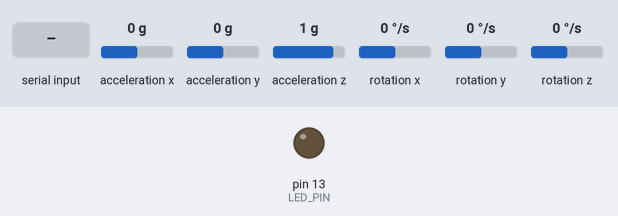
Bench run of a sketch on a simulated Arduino Uno, built with avr-gcc and run on an emulated ATmega328P. On the bench: output pins drawn as LEDs (lit = HIGH). Inputs (shaded band) come from the test bench; at power-on: acceleration x 0 g, acceleration y 0 g, acceleration z 1 g, rotation x 0 °/s, rotation y 0 °/s, rotation z 0 °/s. What the sketch prints to the serial monitor is not drawn.

Above: at 1.2 s.
1.3 s: "a" received over Serial
At 1.45 s:
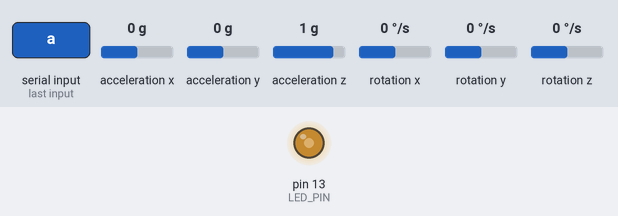
4.3 s: acceleration x set to -1.4 g
7.3 s: acceleration y set to -0.5 g
10.3 s: acceleration y set to -0.8 g
13.3 s: acceleration z set to 0.8 g
14.8 s: acceleration z set to 0.5 g
At 15.19 s:
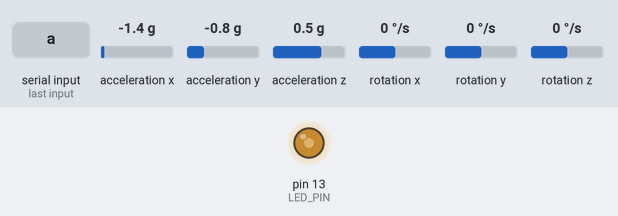
Timing chart, 0 to 18.8 s (numbered marks = the images above; inputs shaded):
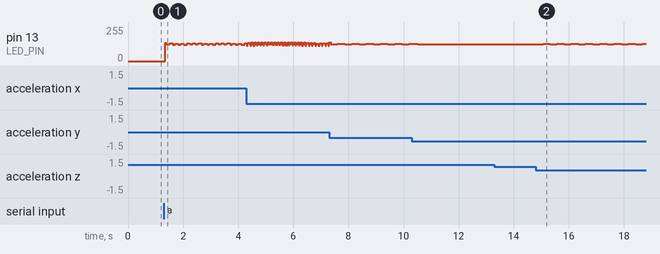

Measured:
- after the input at 1.3 s, pin 13 (LED_PIN): 0/255 → 137/255 after 0.05 s, then repeats every 1.0 s: 126/255 0.12 s, 133/255 0.12 s, 123/255 0.08 s, 131/255 0.12 s, 122/255 0.08 s, 129/255 0.12 s, 122/255 0.12 s, 132/255 0.08 s, 124/255 0.12 s, 133/255 0.08 s
- after the input at 14.8 s, pin 13 (LED_PIN): 125/255 → 131/255 after 0.27 s, then repeats every 0.52 s: 124/255 0.24 s, 130/255 0.28 s

The sketch:

SS_Project_MPU6050.ino
```cpp
#include "I2Cdev.h"
#include "MPU6050.h"

// Arduino Wire library is required if I2Cdev I2CDEV_ARDUINO_WIRE implementation
// is used in I2Cdev.h
#if I2CDEV_IMPLEMENTATION == I2CDEV_ARDUINO_WIRE
    #include "Wire.h"
#endif

MPU6050 accelgyro;

int16_t ax, ay, az;
int16_t gx, gy, gz;

#define OUTPUT_READABLE_ACCELGYRO
#define SAMPLE_NUMBER 5000

#define LED_PIN 13
bool blinkState = false;
int state;
void setup() {
    // join I2C bus (I2Cdev library doesn't do this automatically)
    #if I2CDEV_IMPLEMENTATION == I2CDEV_ARDUINO_WIRE
        Wire.begin();
    #elif I2CDEV_IMPLEMENTATION == I2CDEV_BUILTIN_FASTWIRE
        Fastwire::setup(400, true);
    #endif

    // initialize serial communication
    // (38400 chosen because it works as well at 8MHz as it does at 16MHz, but
    // it's really up to you depending on your project)
    Serial.begin(38400);

    // initialize device
    //Serial.println("Initializing I2C devices...");
    accelgyro.initialize();
    pinMode(LED_PIN, OUTPUT);
    state = 0;
}

void loop() {
    if (state == 0){
      if (Serial.available()){
        char tt = Serial.read();
        if (tt == 'a') state = 1;
      }
    }
    else{
      while(Serial.available()){
        char tt = Serial.read();
      }
      for (int i=0;i<SAMPLE_NUMBER;i++){
        accelgyro.getAcceleration(&ax, &ay, &az);

        Serial.print("a/g:\t");
        Serial.print(ax); Serial.print("\t");
        Serial.print(ay); Serial.print("\t");
        Serial.println(az);

        blinkState = !blinkState;
        digitalWrite(LED_PIN, blinkState);
      }
      state = 0;
    }

}
```
